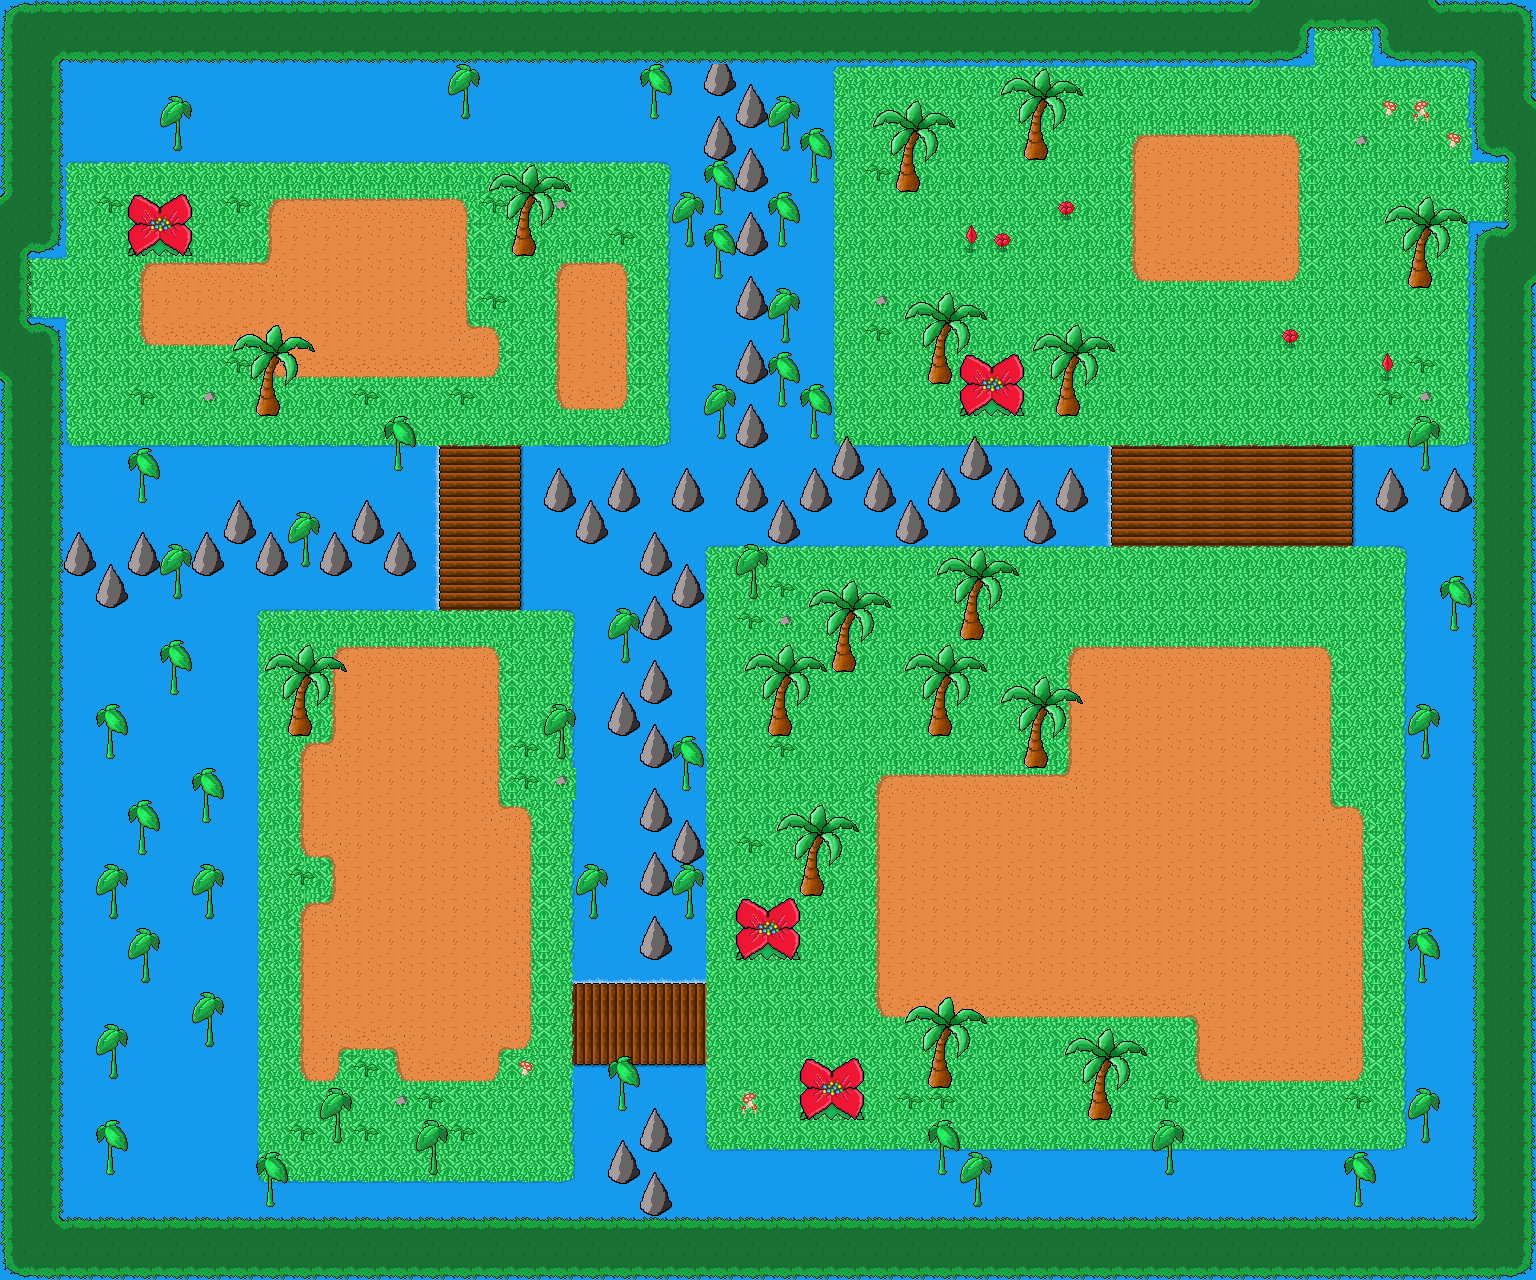

This game map was drawn from its Tiled (.tmx) file and the tilesets committed beside it. A one-line description and the trimmed map source follow:
An orthogonal 48x40 tile map with 32x32 px tiles, 2 tile layers (Background, Foreground) and 51 objects (28x Penguin, 7x WaterPenguin, 5x PenguinJetpack, 3x TriggerEnemies, 2x RespawnPoint, ...).

<map version="1.0" orientation="orthogonal" width="48" height="40" tilewidth="32" tileheight="32">
 <tileset firstgid="1" source="Jungle.tsx" />
 <layer name="Background" width="48" height="40">
  <data>[1920 cells, 1920 non-empty, 51 distinct tile ids]</data>
 </layer>
 <layer name="Foreground" width="48" height="40">
  <data>[1920 cells, 658 non-empty, 30 distinct tile ids]</data>
 </layer>
 <objectgroup name="Objects" width="48" height="40">
  <object name="Penguin0" type="Penguin" x="947" y="177" width="49" height="48" />
  <object name="Penguin1" type="Penguin" x="983" y="280" width="49" height="48">
   <properties>
    <property name="coop" value="" />
   </properties>
  </object>
  <object name="Penguin3" type="Penguin" x="1290" y="380" width="49" height="48" />
  <object name="Penguin4" type="Penguin" x="1225" y="379" width="49" height="48">
   <properties>
    <property name="coop" value="" />
   </properties>
  </object>
  <object name="Penguin5" type="Penguin" x="1180" y="307" width="49" height="48">
   <properties>
    <property name="coop" value="" />
   </properties>
  </object>
  <object name="PenguinJetpack0" type="PenguinJetpack" x="1337" y="755" width="49" height="48" />
  <object name="PenguinJetpack1" type="PenguinJetpack" x="1045" y="655" width="49" height="48" />
  <object name="Penguin6" type="Penguin" x="1138" y="1003" width="49" height="48">
   <properties>
    <property name="coop" value="" />
    <property name="mode" value="2" />
   </properties>
  </object>
  <object name="Penguin6" type="Penguin" x="1245" y="935" width="49" height="48">
   <properties>
    <property name="coop" value="" />
   </properties>
  </object>
  <object name="Penguin6" type="Penguin" x="1054" y="907" width="49" height="48" />
  <object name="Penguin6" type="Penguin" x="918" y="795" width="49" height="48" />
  <object name="Penguin6" type="Penguin" x="811" y="1003" width="49" height="48" />
  <object name="Penguin6" type="Penguin" x="992" y="1011" width="49" height="48" />
  <object name="Penguin6" type="Penguin" x="1179" y="739" width="49" height="48" />
  <object name="Snake" type="TriggerEnemies" x="574" y="871" width="386" height="343">
   <properties>
    <property name="direction" value="1" />
    <property name="location" value="8" />
    <property name="number" value="3" />
    <property name="type" value="snake" />
   </properties>
  </object>
  <object name="Penguin5" type="Penguin" x="1152" y="381" width="49" height="48" />
  <object name="Snake" type="TriggerEnemies" x="1052" y="707" width="336" height="329">
   <properties>
    <property name="direction" value="0" />
    <property name="location" value="4" />
    <property name="number" value="3" />
    <property name="type" value="snake" />
   </properties>
  </object>
  <object name="Penguin6" type="Penguin" x="814" y="939" width="49" height="48" />
  <object name="WaterPenguin0" type="WaterPenguin" x="168" y="1083" width="67" height="37" />
  <object name="WaterPenguin0" type="WaterPenguin" x="163" y="1153" width="67" height="37">
   <properties>
    <property name="mode" value="2" />
   </properties>
  </object>
  <object name="WaterPenguin0" type="WaterPenguin" x="745" y="1169" width="67" height="37" />
  <object name="WaterPenguin0" type="WaterPenguin" x="244" y="454" width="67" height="37" />
  <object name="WaterPenguin0" type="WaterPenguin" x="211" y="95" width="67" height="37" />
  <object name="WaterPenguin0" type="WaterPenguin" x="340" y="110" width="67" height="37">
   <properties>
    <property name="coop" value="" />
   </properties>
  </object>
  <object name="WaterPenguin0" type="WaterPenguin" x="547" y="108" width="67" height="37" />
  <object name="Penguin6" type="Penguin" x="501" y="969" width="49" height="48" />
  <object name="Penguin6" type="Penguin" x="497" y="1039" width="49" height="48">
   <properties>
    <property name="coop" value="" />
   </properties>
  </object>
  <object name="Penguin6" type="Penguin" x="270" y="767" width="49" height="48" />
  <object name="Penguin6" type="Penguin" x="509" y="777" width="49" height="48">
   <properties>
    <property name="mode" value="2" />
   </properties>
  </object>
  <object name="Penguin6" type="Penguin" x="420" y="608" width="49" height="48" />
  <object name="Penguin6" type="Penguin" x="477" y="613" width="49" height="48" />
  <object name="PenguinJetpack1" type="PenguinJetpack" x="271" y="977" width="49" height="48" />
  <object name="Penguin6" type="Penguin" x="562" y="359" width="49" height="48">
   <properties>
    <property name="mode" value="2" />
   </properties>
  </object>
  <object name="Penguin6" type="Penguin" x="70" y="199" width="49" height="48">
   <properties>
    <property name="coop" value="" />
   </properties>
  </object>
  <object name="Penguin6" type="Penguin" x="60" y="255" width="49" height="48" />
  <object name="Penguin6" type="Penguin" x="69" y="320" width="49" height="48">
   <properties>
    <property name="mode" value="2" />
   </properties>
  </object>
  <object name="PenguinJetpack1" type="PenguinJetpack" x="603" y="219" width="49" height="48">
   <properties>
    <property name="mode" value="2" />
   </properties>
  </object>
  <object name="Penguin6" type="Penguin" x="256" y="273" width="49" height="48" />
  <object name="Penguin6" type="Penguin" x="364" y="344" width="49" height="48">
   <properties>
    <property name="coop" value="" />
   </properties>
  </object>
  <object name="Penguin6" type="Penguin" x="437" y="259" width="49" height="48" />
  <object name="Snake" type="TriggerEnemies" x="323" y="373" width="328" height="369">
   <properties>
    <property name="direction" value="4" />
    <property name="location" value="0" />
    <property name="number" value="4" />
    <property name="type" value="mosquito" />
   </properties>
  </object>
  <object name="Life0" type="Life" x="275" y="1127" width="23" height="24" />
  <object name="Penguin6" type="Penguin" x="1309" y="1071" width="49" height="48" />
  <object name="PenguinJetpack1" type="PenguinJetpack" x="345" y="636" width="49" height="48">
   <properties>
    <property name="coop" value="" />
   </properties>
  </object>
  <object name="Heart" type="Heart" x="585" y="195" width="47" height="40" />
  <object name="TriggerWarpW1M3Top" type="TriggerWarp" x="31" y="256" width="25" height="65">
   <properties>
    <property name="respawn" value="top" />
    <property name="url" value="Maps/W1M3.json" />
   </properties>
  </object>
  <object name="CloudManager0" type="CloudManager" x="17" y="15" width="136" height="52" />
  <object name="BigAnt0" type="BigAnt" x="773" y="607" width="32" height="32" />
  <object name="BigEgg0" type="BigEgg" x="81" y="814" width="32" height="32" />
 </objectgroup>
 <objectgroup name="RespawnPoints" width="48" height="40">
  <object name="RespawnPointW1M2Top" type="RespawnPoint" x="1328" y="87" width="113" height="99">
   <properties>
    <property name="location" value="top" />
   </properties>
  </object>
  <object name="RespawnPointW1M2Init" type="RespawnPoint" x="1162" y="160" width="113" height="99">
   <properties>
    <property name="location" value="init" />
   </properties>
  </object>
 </objectgroup>
</map>
